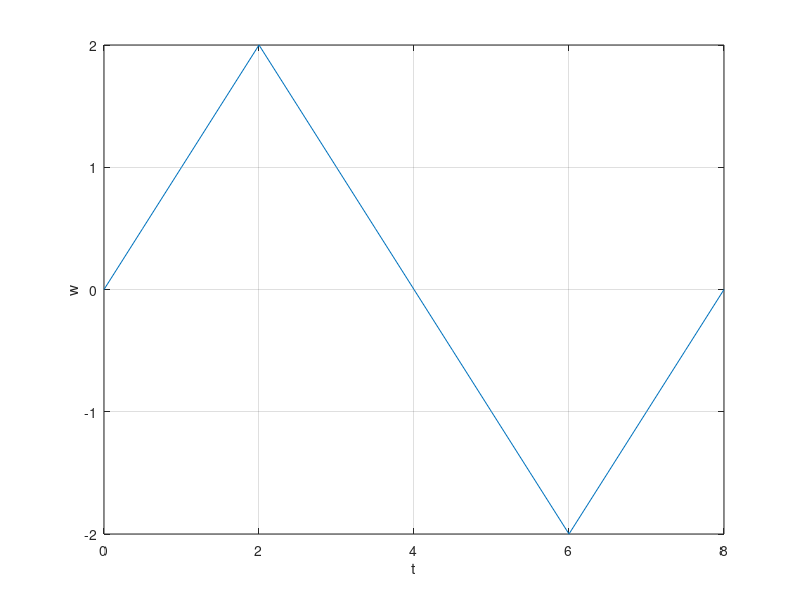

MATLAB code to generate this figure:
u1 = [0:0.5:2]'; u2 = [1.5:-0.5:-2]'; u3 = [-1.5:0.5:0]';
w = [u1;u2;u3];
t = 0:0.5:8;
plot(t,w),grid
xlabel('t')
ylabel('w')